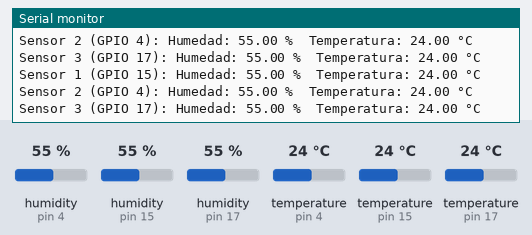
The sketch below on a simulated Arduino Uno, built with avr-gcc and run on an emulated ATmega328P. Shown: the last lines printed to the serial monitor. The test bench sets the inputs (shaded band); at power-on: humidity (sensors on pin 4, pin 15, pin 17) 55 %, temperature (sensors on pin 4, pin 15, pin 17) 24 °C.

Above: at 2.8 s.
2.9 s: humidity (sensor on pin 4) set to 22 %
At 4.8 s:
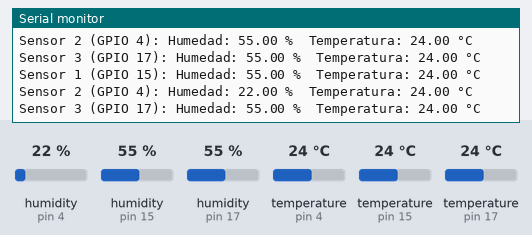
5.6 s: humidity (sensor on pin 15) set to 22 %
At 7.3 s:
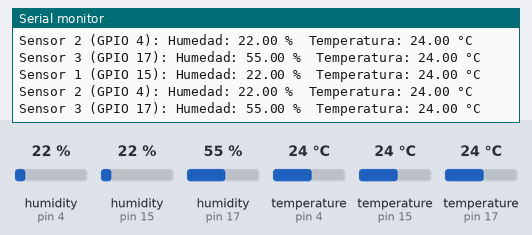
8.3 s: humidity (sensor on pin 17) set to 22 %
At 10.8 s:
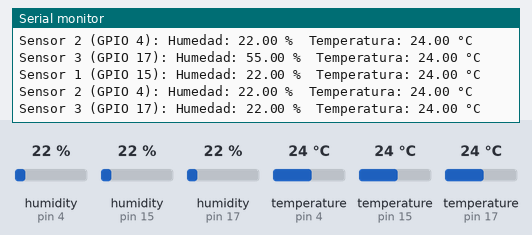
11.0 s: temperature (sensor on pin 4) set to 12 °C
At 13.4 s:
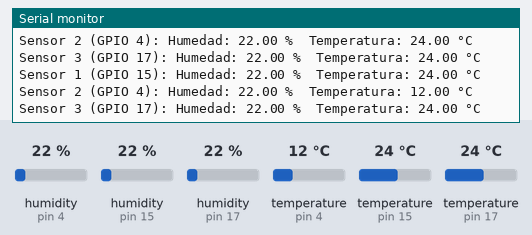
13.7 s: temperature (sensor on pin 15) set to 12 °C
At 14.9 s:
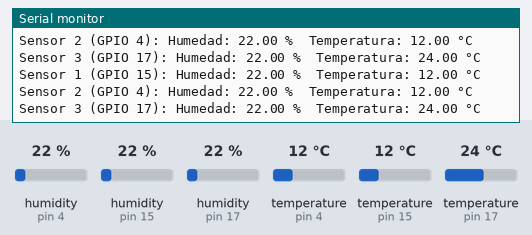
16.4 s: temperature (sensor on pin 17) set to 12 °C
At 18.6 s:
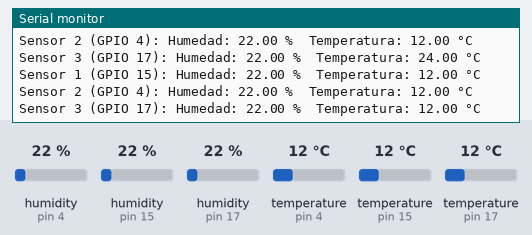
Timing chart, 0 to 20.1 s (numbered marks = the images above; inputs shaded):
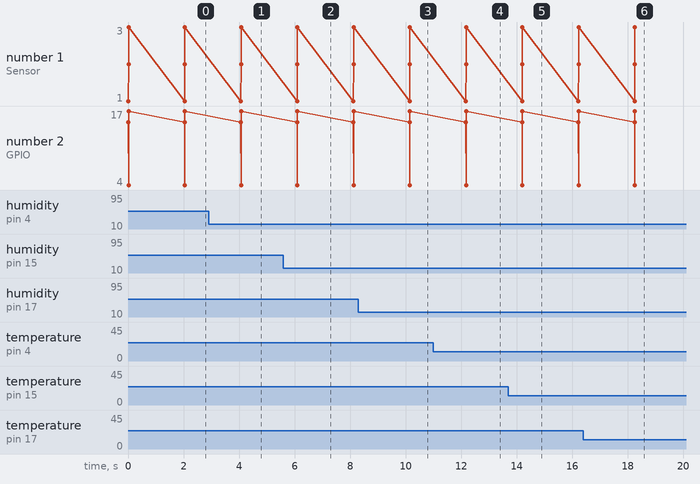

The sketch:

DHT22_simultaneos.ino
```cpp
#include "DHT.h"

// Definir el tipo de sensor DHT
#define DHTTYPE DHT22

// Definir los pines donde están conectados los DHT22
#define DHTPIN1 15  // Pin para el sensor 1
#define DHTPIN2 4   // Pin para el sensor 2
#define DHTPIN3 17  // Pin para el sensor 3

// Crear instancias de los sensores
DHT dht1(DHTPIN1, DHTTYPE);
DHT dht2(DHTPIN2, DHTTYPE);
DHT dht3(DHTPIN3, DHTTYPE);

void setup() {
  Serial.begin(115200);
  Serial.println("Lectura de tres sensores DHT22");

  // Inicializar los sensores
  dht1.begin();
  dht2.begin();
  dht3.begin();
}

void loop() {
  // Leer temperatura y humedad del sensor 1
  float h1 = dht1.readHumidity();
  float t1 = dht1.readTemperature();

  // Leer temperatura y humedad del sensor 2
  float h2 = dht2.readHumidity();
  float t2 = dht2.readTemperature();

  // Leer temperatura y humedad del sensor 3
  float h3 = dht3.readHumidity();
  float t3 = dht3.readTemperature();

  // Verificar si las lecturas fallaron y mostrar los valores en el monitor serie
  if (isnan(h1) || isnan(t1)) {
    Serial.println("Error al leer el sensor DHT1 (GPIO 15)");
  } else {
    Serial.print("Sensor 1 (GPIO 15): Humedad: ");
    Serial.print(h1);
    Serial.print(" %  Temperatura: ");
    Serial.print(t1);
    Serial.println(" °C");
  }

  if (isnan(h2) || isnan(t2)) {
    Serial.println("Error al leer el sensor DHT2 (GPIO 4)");
  } else {
    Serial.print("Sensor 2 (GPIO 4): Humedad: ");
    Serial.print(h2);
    Serial.print(" %  Temperatura: ");
    Serial.print(t2);
    Serial.println(" °C");
  }

  if (isnan(h3) || isnan(t3)) {
    Serial.println("Error al leer el sensor DHT3 (GPIO 17)");
  } else {
    Serial.print("Sensor 3 (GPIO 17): Humedad: ");
    Serial.print(h3);
    Serial.print(" %  Temperatura: ");
    Serial.print(t3);
    Serial.println(" °C");
  }

  // Esperar 2 segundos antes de tomar la próxima lectura
  delay(2000);
}
```

Measured:
- after the input at 2.9 s, the serial monitor: prints a new line after 1.2 s (image 1)
- after the input at 5.6 s, the serial monitor: prints a new line after 0.50 s (image 2)
- after the input at 8.3 s, the serial monitor: prints a new line after 1.9 s (image 3)
- after the input at 11.0 s, the serial monitor: prints a new line after 1.2 s (image 4)
- after the input at 13.7 s, the serial monitor: prints a new line after 0.50 s (image 5)
- after the input at 16.4 s, the serial monitor: prints a new line after 1.9 s (image 6)
